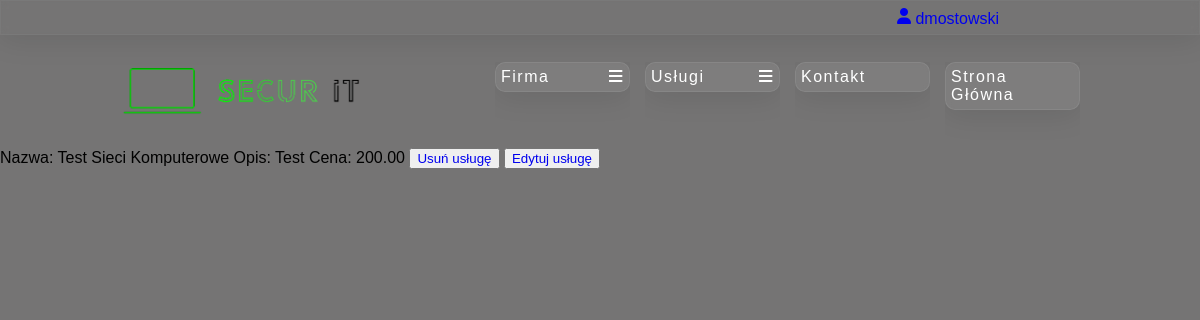
The page /BO/admin_networks.php (signed in) on the database as committed earlier.
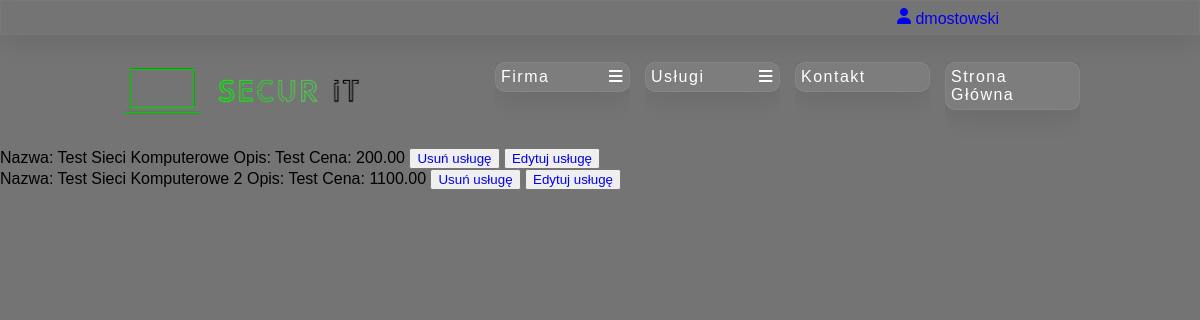
The same page on the database as committed later.
### tables this page shows
create table services (
    id_service int primary key auto_increment,  
    id_service_type int,  
    name varchar(100),  
    description longtext,  
    price decimal(10,2),  
    foreign key (id_service_type) references service_types (id_service_type)  
);

### DB/db_connection.php (called while the page is built, shortened)
<?php
    class db_connection{
        var $host = "localhost";
        var $dbname = "secur_it";
        var $username = "root";
        var $password = "";
        public function databaseConnect(){
            $con = mysqli_connect($this->host, $this->username, $this->password, $this->dbname);
            if(!$con){
                die("Connection failed: " . mysqli_connect_error());
            }
            else{
                $this->connect = $con;
            }
        }
    }
?>

### DB/db_services.php (called while the page is built, shortened)
<?php
    include_once("db_connection.php");
    class db_services extends db_connection{
        function selectServices_networks(){
            $query = 'SELECT * FROM `services` WHERE id_service_type = 1';
            $data = mysqli_query($this->connect, $query);
            if (mysqli_num_rows($data) > 0){
            return $data;
            }
        }
    }
?>

### BO/admin_networks.php (the view, shortened to what this page needs)
<!DOCTYPE html>
<html lang="pl">
<head>
    <link rel="stylesheet" href="./admin.css">
    <link rel="stylesheet" href="https://cdnjs.cloudflare.com/ajax/libs/font-awesome/4.7.0/css/font-awesome.min.css">
</head>
<body>
    <main class="main">
        <?php
            include("./admin_header.php");
            include("./admin_nav.php");
            include('../DB/db_services.php');
            $baza = new db_services();
            $baza->databaseConnect();
            $data = $baza->selectServices_networks();
            if (!empty($data)){
        ?>
            <div class="services">
                <?php
                    while($row = mysqli_fetch_assoc($data))
                    {
                        echo "<div id='service' class='service'>Nazwa: ".$row['name']." Opis: ".$row['description']." Cena: ".$row['price']."
                        <button class='delete'><a href=admin_networks.php?del=True&id_service=".$row['id_service'].">
                        Usuń usługę
                        </a></button>
                        <button class='delete'><a href=networks_edit.php?id_service=".$row['id_service'].">
                        Edytuj usługę
                        </a></button>
                        </div>";
                    }
                    } else {
                        echo "Brak Usług";
                    }
                ?>
            </div>
        </main>
    </body>

Rows that differ between the two databases and show on the page:
added services: name "Test Sieci Komputerowe 2", description "Test", price "1100.00"
